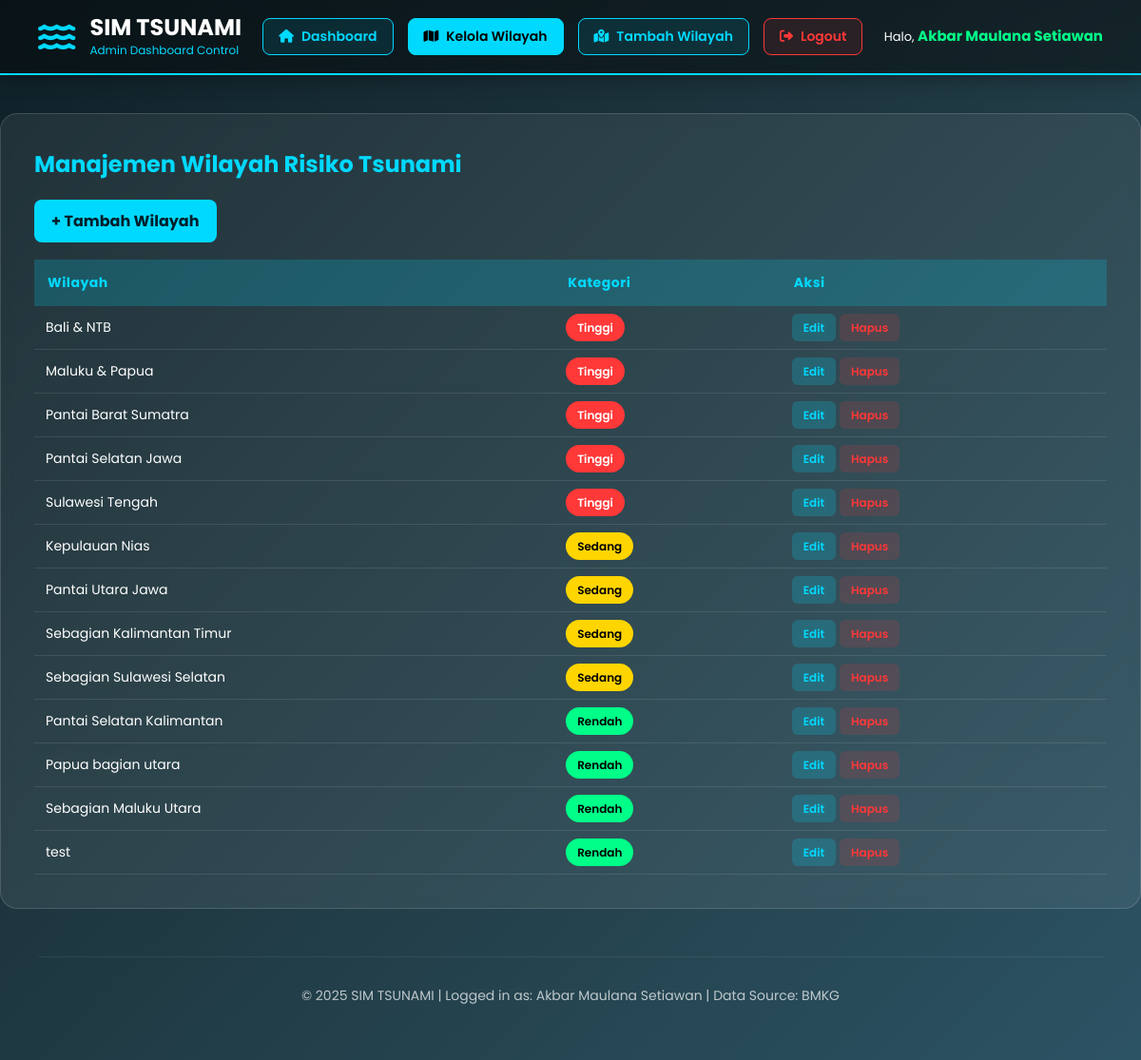
Screenshot of /petaadmin.php (signed in) with the database file from the repository.
### tables this page shows
CREATE TABLE `wilayah_resiko` (
  `id` int NOT NULL,
  `nama_wilayah` varchar(255) NOT NULL,
  `kategori` enum('tinggi','sedang','rendah') NOT NULL,
  `created_at` timestamp NULL DEFAULT CURRENT_TIMESTAMP
);

### petaadmin.php (the view, shortened to what this page needs)
<?php
$nama_lengkap   = $_SESSION['nama_lengkap'];
?>
<!DOCTYPE html>
<html lang="id">
<head>
    <link href="https://cdnjs.cloudflare.com/ajax/libs/font-awesome/6.4.0/css/all.min.css" rel="stylesheet">
</head>
<body>
    <div class="header">
        <div class="header-content">
            <div class="logo">
                <i class="fas fa-water"></i>
                <div>
                    <h1>SIM TSUNAMI</h1>
                    <p>Admin Dashboard Control</p>
                </div>
            </div>
            <div class="nav-menu">
                <a href="homeadmin.php" class="nav-btn">
                    <i class="fas fa-home"></i> Dashboard
                </a>
                <a href="petaadmin.php" class="nav-btn active">
                    <i class="fas fa-map"></i> Kelola Wilayah
                </a>
                <a href="tambah-wilayah.php" class="nav-btn">
                <i class="fas fa-map-marked-alt"></i> Tambah Wilayah
                </a>
                <a href="logout.php" class="nav-btn btn-logout">
                    <i class="fas fa-sign-out-alt"></i> Logout
                </a>
            </div>
            <div class="user-profile">
                <div style="margin-bottom: 2px;">Halo, <strong><?php echo htmlspecialchars($nama_lengkap); ?></strong></div>
            </div>
        </div>
    </div>
    <?php
include 'koneksi.php';
$wilayah = mysqli_query($conn, "SELECT * FROM wilayah_resiko ORDER BY kategori, nama_wilayah");
?>
<div class="content-wrapper">
    <h2 class="page-title">Manajemen Wilayah Risiko Tsunami</h2>
    <a href="tambah-wilayah.php" class="btn-add">+ Tambah Wilayah</a>
    <div class="table-container">
        <table class="risk-table">
            <tr>
                <th>Wilayah</th>
                <th>Kategori</th>
                <th>Aksi</th>
            </tr>
            <?php while ($w = mysqli_fetch_assoc($wilayah)) : ?>
            <tr>
                <td><?= $w['nama_wilayah']; ?></td>
                <td><span class="badge <?= $w['kategori']; ?>"><?= ucfirst($w['kategori']); ?></span></td>
                <td>
                    <a href="edit-wilayah.php?id=<?= $w['id']; ?>" class="btn-edit">Edit</a>
                    <a href="hapus-wilayah.php?id=<?= $w['id']; ?>" class="btn-delete" onclick="return konfirmasiHapus('<?= $w['nama_wilayah']; ?>')">Hapus</a>
                </td>
            </tr>
            <?php endwhile; ?>
        </table>
    </div>
</div>
    <div class="container">
    <div class="footer">
        <p>&copy; 2025 SIM TSUNAMI | Logged in as: <?php echo $nama_lengkap; ?> | Data Source: BMKG</p>
    </div>
</body>
</html>

### petaadmin.php (style rules this page uses)
* { margin: 0; padding: 0; box-sizing: border-box; }
body { font-family: 'Poppins', sans-serif; background: linear-gradient(135deg, #0f2027 0%, #203a43 50%, #2c5364 100%); color: #fff; min-height: 100vh; }
.header { background: rgba(0, 0, 0, 0.4); backdrop-filter: blur(10px); padding: 15px 40px; box-shadow: 0 4px 20px rgba(0, 0, 0, 0.3); border-bottom: 2px solid #00d9ff; position: sticky; top: 0; z-index: 1000; }
.header-content { display: flex; justify-content: space-between; align-items: center; max-width: 1400px; margin: 0 auto; }
.logo { display: flex; align-items: center; gap: 15px; }
.logo i { font-size: 35px; color: #00d9ff; animation: wave 2s ease-in-out infinite; }
.logo h1 { font-size: 24px; font-weight: 700; line-height: 1.2; }
.logo p { font-size: 12px; color: #00d9ff; margin-top: 0; }
.nav-menu { display: flex; gap: 15px; }
.nav-btn { background: rgba(0, 217, 255, 0.1); color: #00d9ff; border: 1px solid #00d9ff; padding: 8px 16px; border-radius: 8px; cursor: pointer; transition: all 0.3s; font-weight: 600; font-size: 14px; text-decoration: none; display: flex; align-items: center; gap: 8px; }
.nav-btn:hover, .nav-btn.active { background: #00d9ff; color: #000; }
.btn-logout { border-color: #ff3838; color: #ff3838; background: rgba(255, 56, 56, 0.1); }
.user-profile { text-align: right; font-size: 13px; }
.user-profile strong { color: #00ff88; font-size: 15px; }
.container { max-width: 1400px; margin: 30px auto; padding: 0 40px; }
.footer { text-align: center; padding: 30px; opacity: 0.7; font-size: 14px; margin-top: 50px; border-top: 1px solid rgba(255, 255, 255, 0.1); }
.content-wrapper { max-width: 1200px; margin: 40px auto; background: rgba(255, 255, 255, 0.07); padding: 35px; border-radius: 18px; border: 1px solid rgba(255,255,255,0.15); backdrop-filter: blur(6px); }
.page-title { font-size: 24px; font-weight: 700; color: #00d9ff; margin-bottom: 20px; }
.btn-add { display: inline-block; background: #00d9ff; color: #001f2b; padding: 10px 18px; border-radius: 8px; font-weight: 700; text-decoration: none; margin-bottom: 18px; transition: 0.3s; }
.table-container { overflow-x: auto; }
.risk-table { width: 100%; border-collapse: collapse; }
.risk-table th { background: rgba(0, 217, 255, 0.2); color: #00d9ff; padding: 14px; text-align: left; font-size: 14px; letter-spacing: 0.5px; }
.risk-table td { padding: 12px; border-bottom: 1px solid rgba(255,255,255,0.1); font-size: 14px; }
.badge { padding: 6px 12px; border-radius: 20px; font-weight: 600; font-size: 12px; text-transform: capitalize; }
.badge.tinggi { background: #ff3838; }
.badge.sedang { background: #ffd500; color: #000; }
.badge.rendah { background: #00ff88; color: #000; }
.btn-edit, .btn-delete { padding: 6px 12px; border-radius: 6px; font-size: 12px; text-decoration: none; font-weight: 600; transition: 0.2s; }
.btn-edit { background: rgba(0, 217, 255, 0.2); color: #00d9ff; }
.btn-delete { background: rgba(255, 56, 56, 0.15); color: #ff3838; }

### rows the page displays
wilayah_resiko: nama_wilayah "Bali & NTB", kategori "Tinggi"
wilayah_resiko: nama_wilayah "Maluku & Papua", kategori "Tinggi"
wilayah_resiko: nama_wilayah "Pantai Barat Sumatra", kategori "Tinggi"
wilayah_resiko: nama_wilayah "Pantai Selatan Jawa", kategori "Tinggi"
wilayah_resiko: nama_wilayah "Sulawesi Tengah", kategori "Tinggi"
wilayah_resiko: nama_wilayah "Kepulauan Nias", kategori "Sedang"
wilayah_resiko: nama_wilayah "Pantai Utara Jawa", kategori "Sedang"
wilayah_resiko: nama_wilayah "Sebagian Kalimantan Timur", kategori "Sedang"
wilayah_resiko: nama_wilayah "Sebagian Sulawesi Selatan", kategori "Sedang"
wilayah_resiko: nama_wilayah "Pantai Selatan Kalimantan", kategori "Rendah"
wilayah_resiko: nama_wilayah "Papua bagian utara", kategori "Rendah"
wilayah_resiko: nama_wilayah "Sebagian Maluku Utara", kategori "Rendah"
wilayah_resiko: nama_wilayah "test", kategori "Rendah"

### other values shown
$nama_lengkap "Akbar Maulana Setiawan"
